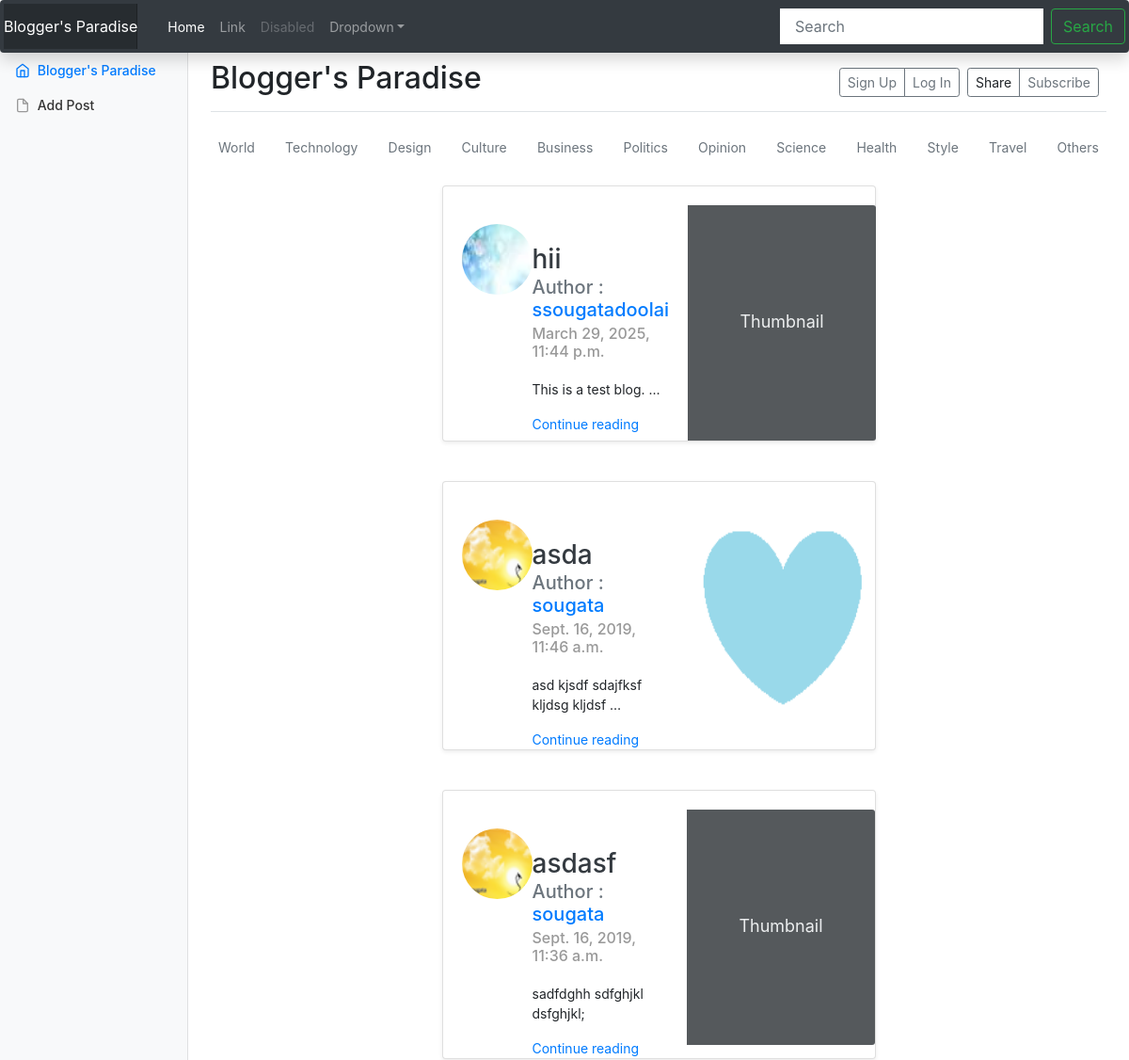
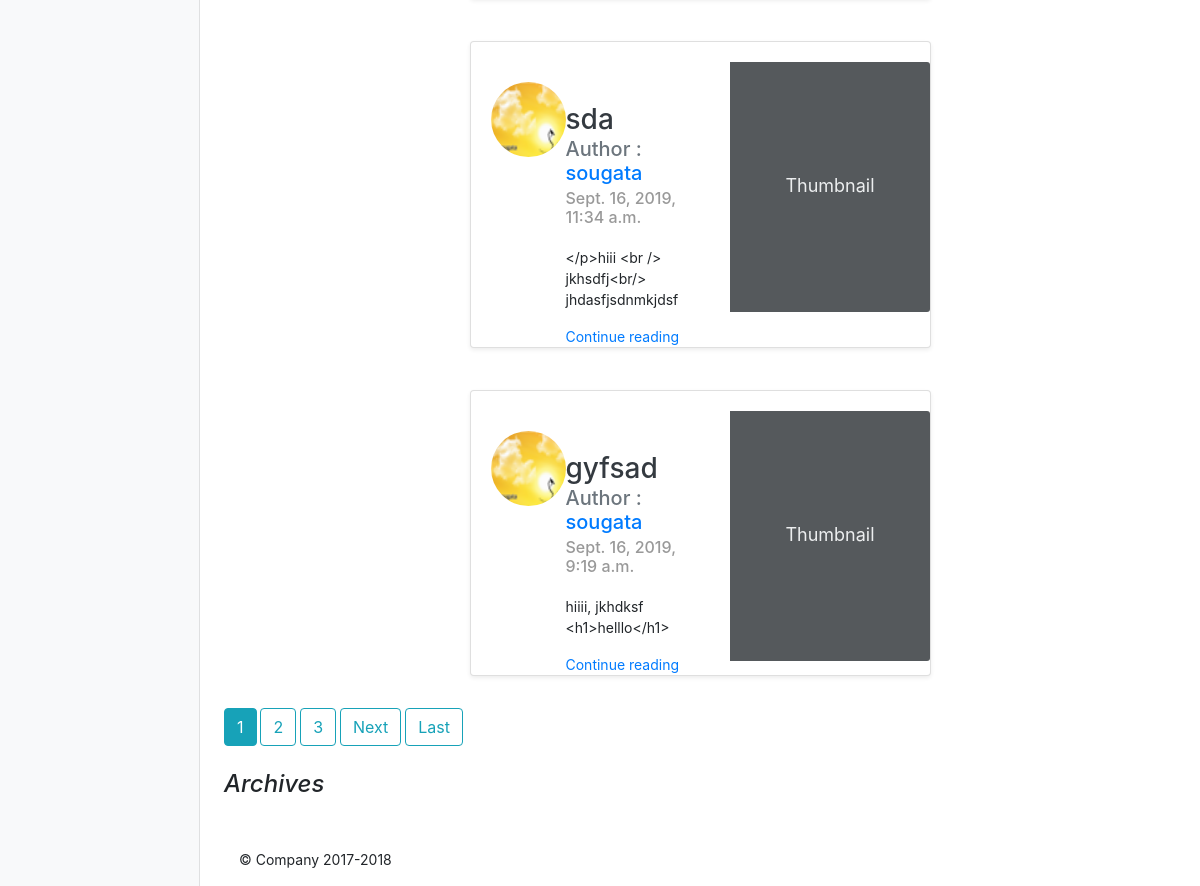
The page / on the database its author committed (2 pictures, top to bottom).
### blogs/models.py (models this page shows, shortened)
class Post(models.Model):
    author  = models.ForeignKey('auth.User',on_delete = models.CASCADE)
    title = models.CharField(null=False, blank=False, max_length = 50)
    text = models.TextField(null=False, blank = False)
    created_date = models.DateTimeField(default = timezone.now)
    published_date = models.DateTimeField(blank = True, null = True)
    edited = models.BooleanField(default=False)
    likes = models.IntegerField(default = 0)
    dislikes = models.IntegerField(default = 0)
    thumbnail = models.ImageField(null=True, blank=True, upload_to='thumbnail_pics')
    TOPIC_CHOICE = (
        ('World','World'),
        ('Technology','Technology'),
        ('Design','Design'),
        ('Culture','Culture'),
        ('Business','Business'),
        ('Politics','Politics'),
        ('Opinion','Opinion'),
        ('Science','Science'),
        ('Health','Health'),
        ('Style','Style'),
        ('Travel','Travel'),
        ('Others','Others'),
    )
    topic = models.CharField(max_length = 11,choices = TOPIC_CHOICE, default="Others", blank=False, null=False)

### users/models.py (models this page shows, shortened)
class Profile(models.Model):
    user = models.OneToOneField(User, on_delete = models.CASCADE)
    image = models.ImageField(default='default.jpg', upload_to='profile_pics')
    first_name = models.CharField(max_length=50,blank=True,null=True)
    last_name = models.CharField(max_length=50,blank=True,null=True)
    about = models.TextField(blank=True,null=True)
    email = models.EmailField(blank = True,null = True)
    school = models.CharField(max_length=70,blank=True,null=True)
    college = models.CharField(max_length=70,blank=True,null=True)
    work = models.CharField(max_length=70,blank=True,null=True)
    skills = models.CharField(max_length=70,blank=True,null=True)
    current_city = models.CharField(max_length=70,blank=True,null=True)
    website = models.URLField(blank=True,null=True)
    birth_day = models.DateField(blank=True,null=True)
    otp = models.IntegerField(blank=True,null=True)
    GENDER_CHOICES = (
        ('Male','Male'),
        ('Female','Female'),
        ('Others','Others'),
    )
    gender = models.CharField(max_length=6,choices=GENDER_CHOICES,blank=True,null=True)

### blogs/views.py (the view)
# urls.py: path('', PostListView.as_view(), name='blogs-index'),
class PostListView(ListView):
    model = Post
    template_name = 'blogs/index.html'
    context_object_name = 'posts'
    paginate_by = 5
    def get_queryset(self):
        return Post.objects.filter(published_date__isnull=False).order_by('-published_date')

### blogs/templates/blogs/index.html (shortened to what this page needs)
{% extends "blogs/base.html" %}
{% block content %}
{% if posts %}
    {% for post in posts %}
    <div class="row mb-2">
      <div class="col-md-3">
      </div>
    <div class="col-md-6">
      <div class="card flex-md-row mb-4 shadow-sm ">
        <div class="card-body d-flex flex-column align-items-start">
          <article class="media content-section">
            <img  height="75" width="75" class="rounded-circle article-img" src="{{ post.author.profile.image.url }}" alt="">
            <div class="media-body">
              <div class="article-metadata">
              <h3 class="mb-0">
                <a class="text-dark" href="{% url 'blogs:post-details' post.pk %}">{{post.title}}</a>
              </h3>
              <h5 class="mb-1 text-muted">  Author : <a class="" href="{% url 'blogs:user-profile' post.author %}">
                {% if post.author.profile.first_name == none %}
                  {{post.author}}
                {% endif %}
              </a></h5>
              <h6 class="blog-post-meta">{{ post.published_date }}</h6>
              </div>
              <p class="card-text mb-auto">
                {{ post.text|truncatewords:5|linebreaks}}
              </p>
              <a href="{% url 'blogs:post-details' post.pk %}">Continue reading</a>
              </div>
          </article>
          </div>
          <div class="bd-placeholder-img card-img-right flex-auto d-none d-lg-block">
          {% if post.thumbnail %}
          <img src="{{ post.thumbnail.url }}" width="200" height="250" alt="">
          {% else %}
          <svg class="bd-placeholder-img card-img-right flex-auto d-none d-lg-block" width="200" height="250" xmlns="http://www.w3.org/2000/svg" preserveAspectRatio="xMidYMid slice" focusable="false" role="img" aria-label="Placeholder: Thumbnail"><title>{{ post.choice }}</title><rect fill="#55595c" width="100%" height="100%"></rect><text fill="#eceeef" dy=".3em" x="50%" y="50%">Thumbnail</text></svg>
          {% endif %}
          </div>
        </div>
      </div>
      </div>
    {% endfor %}
        {% if is_paginated %}
          {% for num in page_obj.paginator.page_range %}
            {% if page_obj.number == num %}
              <a class="btn btn-info mb-4" href="?page={{ num }}">{{ num }}</a>
            {% elif num > page_obj.number|add:'-3' and num < page_obj.number|add:'3' %}
              <a class="btn btn-outline-info mb-4" href="?page={{ num }}">{{ num }}</a>
            {% endif %}
          {% endfor %}
          {% if page_obj.has_next %}
            <a class="btn btn-outline-info mb-4" href="?page={{ page_obj.next_page_number }}">Next</a>
            <a class="btn btn-outline-info mb-4" href="?page={{ page_obj.paginator.num_pages }}">Last</a>
          {% endif %}
        {% endif %}
{% else %}
  <p>There is no blogs. Please add some</p>
{% endif %}
      <h4 class="font-italic">Archives</h4>
{% endblock content %}

### blogs/static/style.css (style rules this page uses)
.card { padding-top: 20px; margin: 10px 0 20px 0; background-color: rgba(214, 224, 226, 0.2); border-top-width: 0; border-bottom-width: 2px; -webkit-border-radius: 3px; -moz-border-radius: 3px; border-radius: 3px; -webkit-box-shadow: none; -moz-box-shadow: none; box-shadow: none; -webkit-box-sizing: border-box; -moz-box-sizing: border-box; box-sizing: border-box; }
.card .card-body { padding: 0 20px; margin-top: 20px; }

### blogs/static/blogs/template_data/blog.css (style rules this page uses)
h1, h2, h3, h4, h5, h6 { font-family: "Playfair Display", Georgia, "Times New Roman", serif; }
.card-img-right { height: 100%; border-radius: 0 3px 3px 0; }
.flex-auto { -ms-flex: 0 0 auto; flex: 0 0 auto; }
.blog-post-meta { margin-bottom: 1.25rem; color: #999; }

### blogs/static/blogs/dash_board_template_data/dashboard.css (style rules this page uses)
body { font-size: .875rem; }

### blogs/templates/blogs/css.css (style rules this page uses)
.bd-placeholder-img { font-size: 1.125rem; text-anchor: middle; }

### rows shown on the page
Post: author.profile.image (placeholder picture), title "hii", author "ssougatadoolai", published_date "March 29, 2025, 11:44 p.m.", text "This is a test blog. …"
Post: author.profile.image (picture), title "asda", author "sougata", published_date "Sept. 16, 2019, 11:46 a.m.", text "asd kjsdf sdajfksf kljdsg kljdsf …", thumbnail (picture)
Post: author.profile.image (picture), title "asdasf", author "sougata", published_date "Sept. 16, 2019, 11:36 a.m.", text "sadfdghh sdfghjkl dsfghjkl;"
Post: author.profile.image (picture), title "sda", author "sougata", published_date "Sept. 16, 2019, 11:34 a.m.", text "</p>hiii <br /> jkhsdfj<br/> jhdasfjsdnmkjdsf"
Post: author.profile.image (picture), title "gyfsad", author "sougata", published_date "Sept. 16, 2019, 9:19 a.m.", text "hiiii, jkhdksf <h1>helllo</h1>"

### other values the page prints
{{ num }} "1"
{{ num }} "2" "3"
